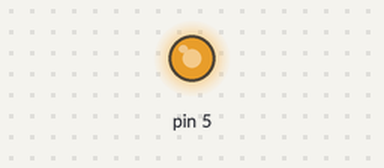
Bench run of a sketch on a simulated Arduino Uno, built with avr-gcc and run on an emulated ATmega328P. On the bench: output pins drawn as LEDs (lit = HIGH).

Above: at 0.1 s.
Timing chart, 0 to 1.6 s (numbered marks = the images above):
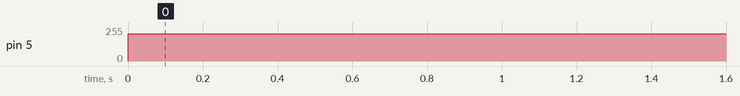

Measured:
- by itself, pin 5: 0/255 → 204/255 at 0.00 s

The sketch:

avaliacaoPWM5.ino
```cpp
void setup() {
  pinMode(5,1);
}

void loop() {
  analogWrite(5, 204);
  delay(1);
}
```
